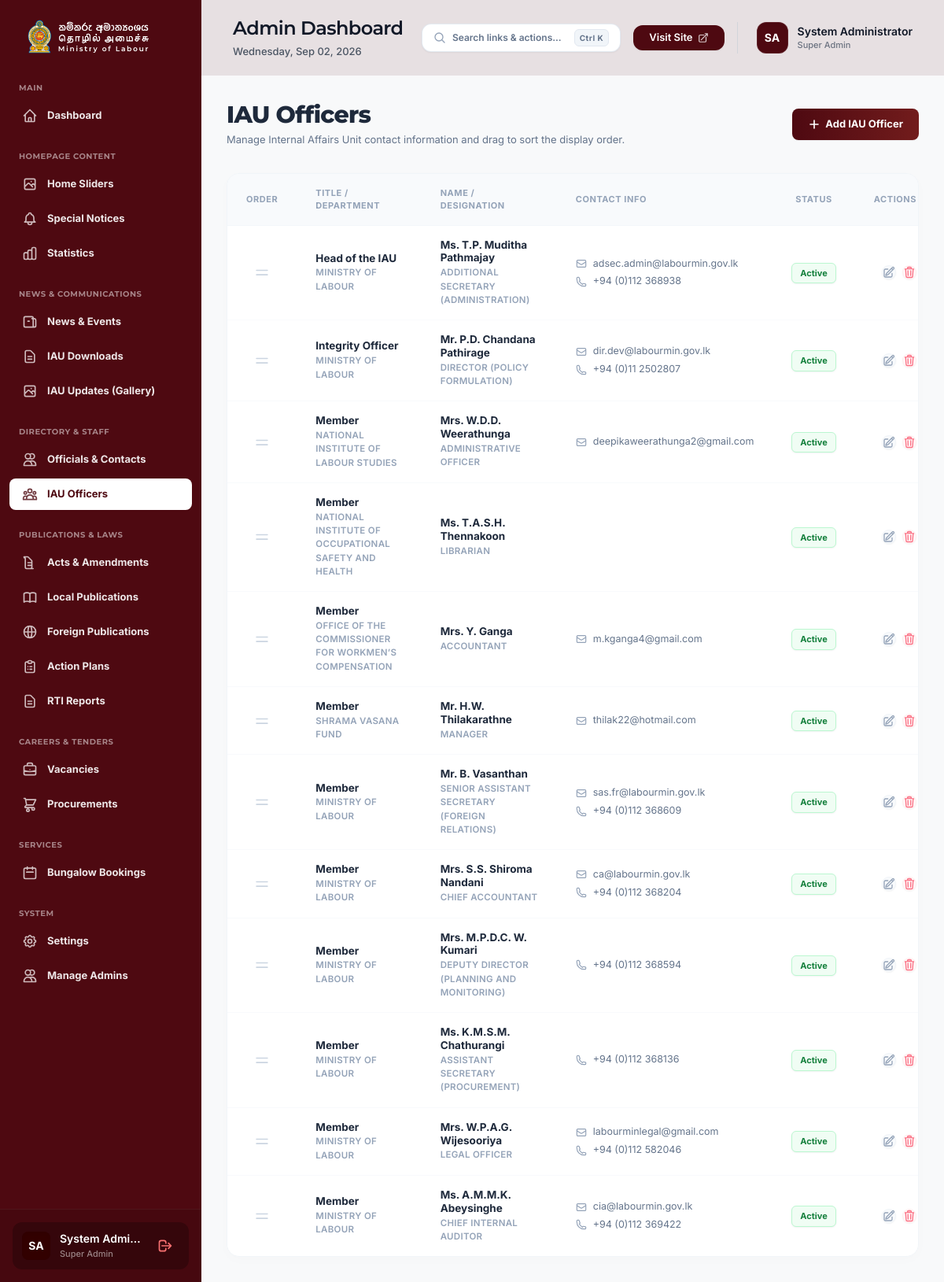
Screenshot of /admin/manage-iau-officers (signed in) with the database file from the repository.
### tables this page shows
CREATE TABLE `iau_officers` (
  `id` int(11) NOT NULL AUTO_INCREMENT,
  `title` varchar(150) NOT NULL,
  `title_si` varchar(255) DEFAULT NULL,
  `title_ta` varchar(255) DEFAULT NULL,
  `department` varchar(150) DEFAULT NULL,
  `department_si` varchar(255) DEFAULT NULL,
  `department_ta` varchar(255) DEFAULT NULL,
  `name` varchar(150) NOT NULL,
  `name_si` varchar(255) DEFAULT NULL,
  `name_ta` varchar(255) DEFAULT NULL,
  `designation` varchar(150) DEFAULT NULL,
  `designation_si` varchar(255) DEFAULT NULL,
  `designation_ta` varchar(255) DEFAULT NULL,
  `phone` varchar(50) DEFAULT NULL,
  `email` varchar(150) DEFAULT NULL,
  `sort_order` int(11) NOT NULL DEFAULT 0,
  `is_active` tinyint(1) NOT NULL DEFAULT 1,
  PRIMARY KEY (`id`)
);

### admin/manage-iau-officers.php (the view, shortened to what this page needs)
<?php
require_once 'includes/db.php';
$stmt = $pdo->query("SELECT * FROM `iau_officers` ORDER BY sort_order ASC");
$officers = $stmt->fetchAll(PDO::FETCH_ASSOC);
include 'includes/header.php';
?>
<?php include 'includes/sidebar.php'; ?>
<div class="flex-1 flex flex-col min-w-0 bg-[#F8F9FA] relative z-10">
    <?php include 'includes/topbar.php'; ?>
    <main class="flex-1 overflow-x-hidden overflow-y-auto p-4 md:p-8">
        <div class="flex flex-col sm:flex-row justify-between sm:items-center gap-4 mb-8">
            <div>
                <h2 class="text-3xl font-extrabold font-montserrat text-slate-800 tracking-tight">IAU Officers</h2>
                <p class="text-[13px] text-slate-500 mt-1 font-inter">Manage Internal Affairs Unit contact information and drag to sort the display order.</p>
            </div>
            <button onclick="openModal()" class="bg-gradient-to-r from-secondary to-[#721c1c] text-white px-5 py-2.5 rounded-lg text-[13px] font-bold hover:shadow-lg hover:brightness-110 active:scale-[0.98] transition-all flex items-center shadow-sm self-start sm:self-auto gap-1.5">
                <svg class="w-4 h-4 text-white" fill="none" stroke="currentColor" stroke-width="2.5" viewBox="0 0 24 24"><path stroke-linecap="round" stroke-linejoin="round" d="M12 4.5v15m7.5-7.5h-15" /></svg>
                Add IAU Officer
            </button>
        </div>
        <div class="bg-white rounded-2xl border border-slate-100 shadow-[0_4px_16px_rgba(0,0,0,0.015)] overflow-hidden">
            <div class="overflow-x-auto min-w-full">
                <table class="w-full text-left border-collapse min-w-[900px]">
                    <thead>
                        <tr class="bg-slate-50 border-b border-slate-100/80 text-[11px] font-extrabold text-slate-400 uppercase tracking-wider">
                            <th class="py-4 px-6 w-12 text-center">Order</th>
                            <th class="py-4 px-6 w-1/4">Title / Department</th>
                            <th class="py-4 px-6 w-1/4">Name / Designation</th>
                            <th class="py-4 px-6 w-1/4">Contact info</th>
                            <th class="py-4 px-6 w-28 text-center">Status</th>
                            <th class="py-4 px-6 w-32 text-right">Actions</th>
                        </tr>
                    </thead>
                    <tbody class="divide-y divide-slate-50 sortable-list" id="officers-sortable-list">
                        <?php if (empty($officers)): ?>
                        <tr>
                            <td colspan="6" class="py-12 px-6 text-center">
                                <div class="flex flex-col items-center justify-center">
                                    <svg class="w-12 h-12 text-slate-300 mb-3" fill="none" stroke="currentColor" viewBox="0 0 24 24"><path stroke-linecap="round" stroke-linejoin="round" stroke-width="1.5" d="M12 4.354a4 4 0 110 5.292M15 21H3v-1a6 6 0 0112 0v1zm0 0h6v-1a6 6 0 00-9-5.197M13 7a4 4 0 11-8 0 4 4 0 018 0z"></path></svg>
                                    <h4 class="text-sm font-bold text-slate-700">No IAU officers found</h4>
                                    <p class="text-xs text-slate-400 mt-1">Click the button above to add the first officer.</p>
                                </div>
                            </td>
                        </tr>
                        <?php else: ?>
                            <?php foreach ($officers as $officer): ?>
                            <tr data-id="<?= $officer['id'] ?>" class="hover:bg-slate-50/60 bg-white border-b border-slate-50/70 transition-all duration-150 group">
                                <td class="py-4 px-6 text-slate-300 group-hover:text-slate-400 transition-colors cursor-move drag-handle text-center">
                                    <svg class="w-5 h-5 mx-auto" fill="none" stroke="currentColor" stroke-width="2" viewBox="0 0 24 24"><path stroke-linecap="round" stroke-linejoin="round" d="M3.75 9h16.5m-16.5 6.75h16.5"></path></svg>
                                </td>
                                <td class="py-4 px-6">
                                    <div class="font-bold text-slate-800 text-[13.5px] leading-tight"><?= htmlspecialchars($officer['title']) ?></div>
                                    <?php if ($officer['department']): ?>
                                    <div class="text-[11.5px] text-slate-400 font-semibold uppercase tracking-wide mt-0.5"><?= htmlspecialchars($officer['department']) ?></div>
                                    <?php else: ?>
                                    <div class="text-[11.5px] text-slate-300 italic font-medium mt-0.5">No Department</div>
                                    <?php endif; ?>
                                </td>
                                <td class="py-4 px-6">
                                    <div class="font-bold text-slate-800 text-[13.5px] leading-tight"><?= htmlspecialchars($officer['name']) ?></div>
                                    <div class="text-[11.5px] text-slate-400 font-semibold uppercase tracking-wide mt-0.5"><?= htmlspecialchars($officer['designation']) ?></div>
                                </td>
                                <td class="py-4 px-6 text-[12.5px] text-slate-500 space-y-1">
                                    <?php if ($officer['email']): ?>
                                        <div class="flex items-center">
                                            <span class="truncate max-w-[220px] hover:text-slate-800 transition-colors"><?= htmlspecialchars($officer['email']) ?></span>
                                        </div>
                                    <?php endif; ?>
                                    <?php if ($officer['phone']): ?>
                                        <div class="flex items-center">
                                            <span><?= htmlspecialchars($officer['phone']) ?></span>
                                        </div>
                                    <?php endif; ?>
                                </td>
                                <td class="py-4 px-6 text-center">
                                    <button onclick="toggleActive(<?= $officer['id'] ?>)" class="inline-flex items-center justify-center">
                                        <?php $status_badge_class = $officer['is_active'] ? 'bg-green-50 text-green-700 border-green-200 hover:bg-green-100' : 'bg-rose-50 text-rose-700 border-rose-200 hover:bg-rose-100'; ?>
                                        <span id="status-badge-<?= $officer['id'] ?>" class="px-2.5 py-1 text-[11px] font-bold rounded-md border shadow-sm transition-all duration-150 <?= $status_badge_class ?>">
                                            <?= $officer['is_active'] ? 'Active' : 'Inactive' ?>
                                        </span>
                                    </button>
                                </td>
                                <td class="py-4 px-6 text-right">
                                    <div class="flex items-center justify-end space-x-2">
                                        <button onclick='openModal(<?= htmlspecialchars(json_encode($officer), ENT_QUOTES, "UTF-8") ?>)' class="w-8.5 h-8.5 rounded-xl bg-slate-50 border border-slate-100 hover:bg-slate-100 hover:text-slate-800 text-slate-400 flex items-center justify-center transition-all shadow-sm" title="Edit">
                                        </button>
                                        <button onclick="deleteOfficer(<?= $officer['id'] ?>)" class="w-8.5 h-8.5 rounded-xl bg-rose-50/50 border border-rose-100/50 hover:bg-rose-50 hover:text-rose-600 text-rose-400 flex items-center justify-center transition-all shadow-sm" title="Delete">
                                        </button>
                                    </div>
                                </td>
                            </tr>
                            <?php endforeach; ?>
                        <?php endif; ?>
                    </tbody>
                </table>
            </div>
        </div>
    </main>
</div>
<?php include 'includes/footer.php'; ?>

### admin/includes/header.php (style rules this page uses)
body, input, select, textarea, button { font-family: 'Inter', sans-serif !important; }
h1, h2, h3, h4, h5, h6, .font-montserrat { font-family: 'Montserrat', sans-serif !important; }
.font-inter { font-family: 'Inter', sans-serif !important; }

### rows the page displays
iau_officers: title "Head of the IAU", department "MINISTRY OF LABOUR", name "Ms. T.P. Muditha Pathmajay", designation "ADDITIONAL SECRETARY (ADMINISTRATION)", email "adsec.admin@labourmin.gov.lk", phone "+94 (0)112 368938", is_active "Active"
iau_officers: title "Integrity Officer", department "MINISTRY OF LABOUR", name "Mr. P.D. Chandana Pathirage", designation "DIRECTOR (POLICY FORMULATION)", email "dir.dev@labourmin.gov.lk", phone "+94 (0)11 2502807", is_active "Active"
iau_officers: title "Member", department "NATIONAL INSTITUTE OF LABOUR STUDIES", name "Mrs. W.D.D. Weerathunga", designation "ADMINISTRATIVE OFFICER", email "deepikaweerathunga2@gmail.com", is_active "Active"
iau_officers: title "Member", department "NATIONAL INSTITUTE OF OCCUPATIONAL SAFETY AND HEALTH", name "Ms. T.A.S.H. Thennakoon", designation "LIBRARIAN", is_active "Active"
iau_officers: title "Member", department "OFFICE OF THE COMMISSIONER FOR WORKMEN’S COMPENSATION", name "Mrs. Y. Ganga", designation "ACCOUNTANT", email "m.kganga4@gmail.com", is_active "Active"
iau_officers: title "Member", department "SHRAMA VASANA FUND", name "Mr. H.W. Thilakarathne", designation "MANAGER", email "thilak22@hotmail.com", is_active "Active"
iau_officers: title "Member", department "MINISTRY OF LABOUR", name "Mr. B. Vasanthan", designation "SENIOR ASSISTANT SECRETARY (FOREIGN RELATIONS)", email "sas.fr@labourmin.gov.lk", phone "+94 (0)112 368609", is_active "Active"
iau_officers: title "Member", department "MINISTRY OF LABOUR", name "Mrs. S.S. Shiroma Nandani", designation "CHIEF ACCOUNTANT", email "ca@labourmin.gov.lk", phone "+94 (0)112 368204", is_active "Active"
iau_officers: title "Member", department "MINISTRY OF LABOUR", name "Mrs. M.P.D.C. W. Kumari", designation "DEPUTY DIRECTOR (PLANNING AND MONITORING)", phone "+94 (0)112 368594", is_active "Active"
iau_officers: title "Member", department "MINISTRY OF LABOUR", name "Ms. K.M.S.M. Chathurangi", designation "ASSISTANT SECRETARY (PROCUREMENT)", phone "+94 (0)112 368136", is_active "Active"
iau_officers: title "Member", department "MINISTRY OF LABOUR", name "Mrs. W.P.A.G. Wijesooriya", designation "LEGAL OFFICER", email "labourminlegal@gmail.com", phone "+94 (0)112 582046", is_active "Active"
iau_officers: title "Member", department "MINISTRY OF LABOUR", name "Ms. A.M.M.K. Abeysinghe", designation "CHIEF INTERNAL AUDITOR", email "cia@labourmin.gov.lk", phone "+94 (0)112 369422", is_active "Active"

### other values shown
getInitials($sidebarUser['name'] ?? 'Admin') "SA"
$sidebarUser['name'] "System Admi…"
str_replace('_', ' ', $sidebarUser['role'] ?? 'Admin') "Super Admin"
getInitials($currentUser['name'] ?? 'Admin') "SA"
$currentUser['name'] "System Administrator"
str_replace('_', ' ', $currentUser['role'] ?? 'Admin') "Super Admin"
